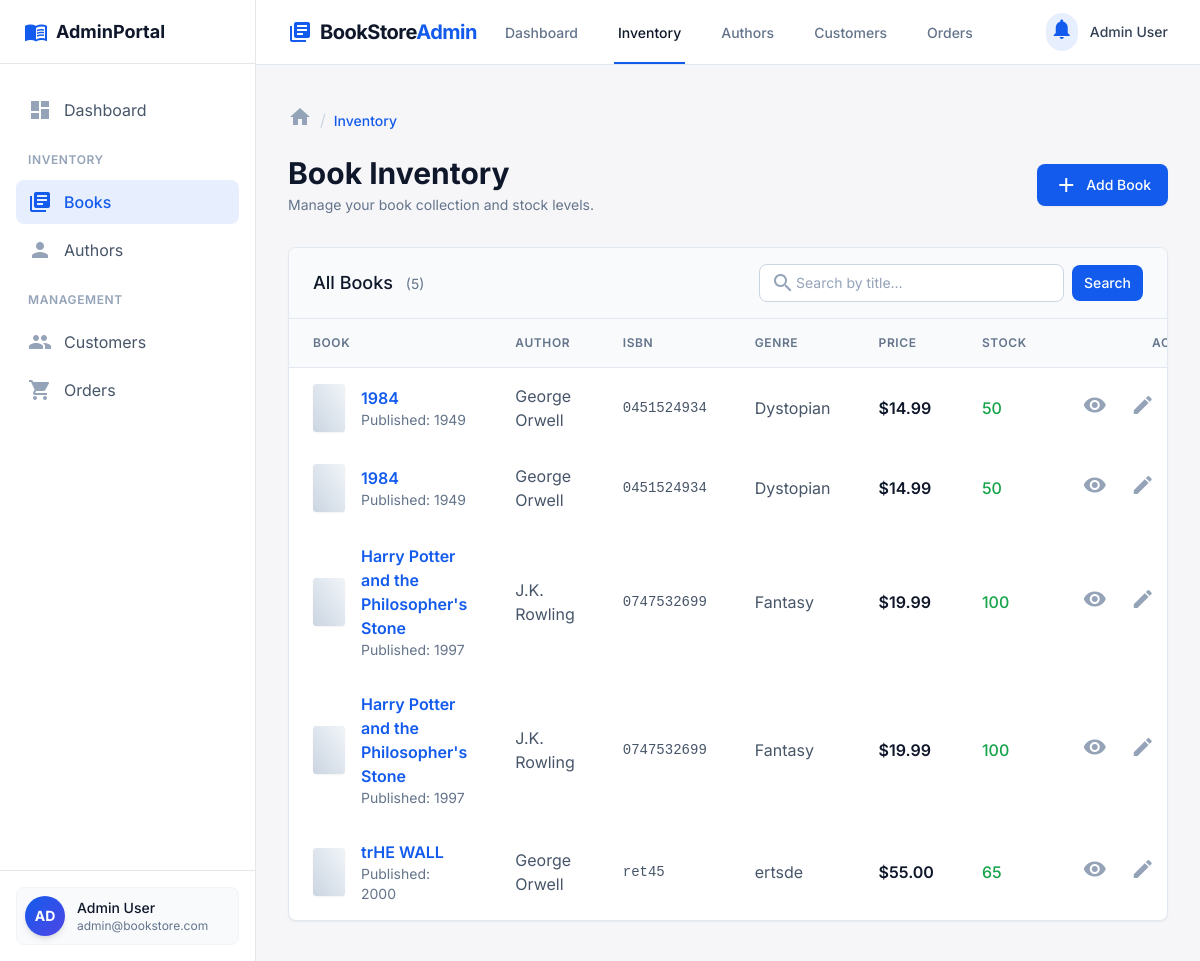
Before: /index.php?page=inventrory with the older database file.
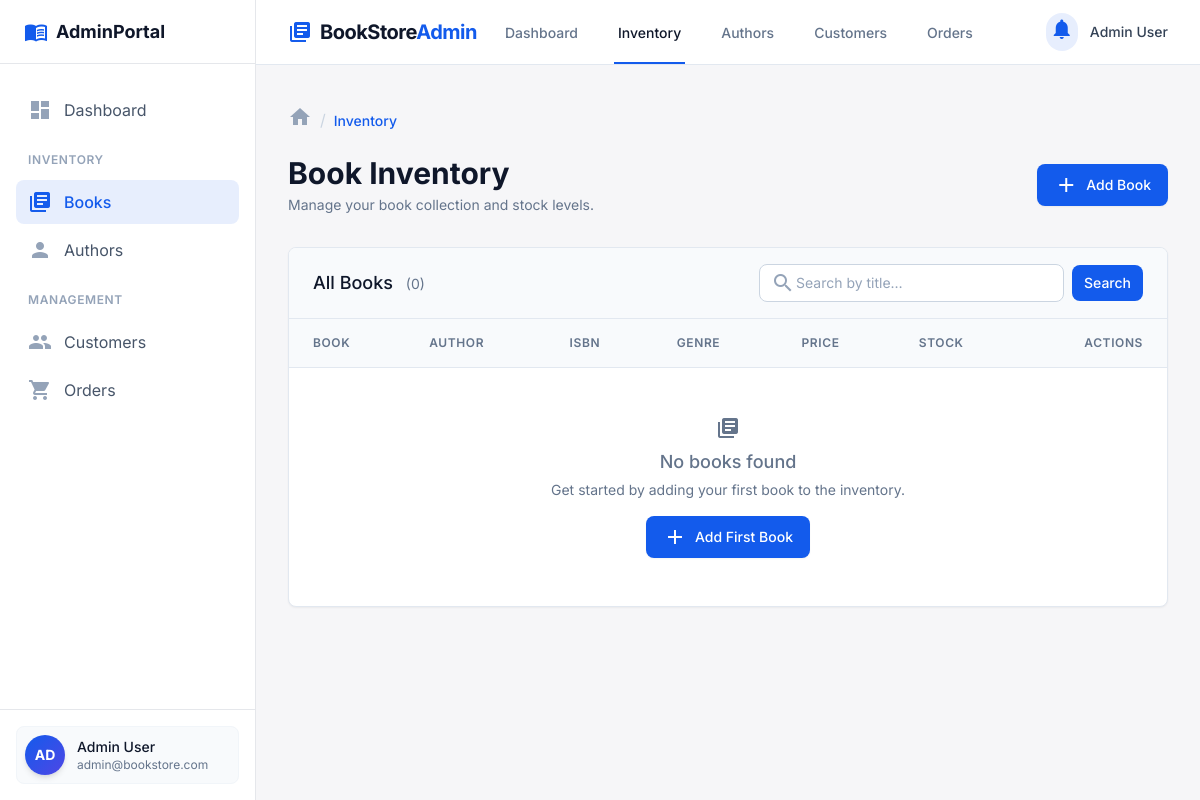
After: the same page with the newer database file.
### tables this page shows
CREATE TABLE BOOKS (
    BOOK_ID INTEGER PRIMARY KEY AUTOINCREMENT,
    TITLE TEXT NOT NULL,
    AUTHOR_ID INTEGER NOT NULL,
    ISBN TEXT, 
    GENRE TEXT,
    PUBLISHED_YEAR INTEGER,
    PRICE REAL NOT NULL,
    STOCK INTEGER,
    EDITION TEXT,
    COVER_URL TEXT,
    DESCRIPTION TEXT,
    FOREIGN KEY (AUTHOR_ID) REFERENCES AUTHORS(AUTHOR_ID)
);

CREATE TABLE AUTHORS (
    AUTHOR_ID INTEGER PRIMARY KEY AUTOINCREMENT,
    NAME TEXT NOT NULL,
    BIOGRAPHY TEXT
, ROYALTY REAL DEFAULT 0.0);

### controllers/BookController.php (called while the page is built, shortened)
<?php
require_once __DIR__ . '/../db.php';
function getAllBooks() {
    global $pdo;
    try {
        $stmt = $pdo->query('
            SELECT B.*, A.NAME AS AUTHOR_NAME
            FROM BOOKS B
            LEFT JOIN AUTHORS A ON B.AUTHOR_ID = A.AUTHOR_ID
            ORDER BY B.TITLE
        ');
        return $stmt->fetchAll(PDO::FETCH_ASSOC);
    } catch (Exception $e) {
        error_log("Error fetching books: " . $e->getMessage());
        return [];
    }
}
?>

### views/Inventrory.php (the view, shortened to what the rows shown need)
<?php
require_once __DIR__ . '/../controllers/BookController.php';
$search_query = trim($_GET['search'] ?? $_POST['search_query'] ?? '');
$books = !empty($search_query) ? searchBooks($search_query) : getAllBooks();
?>
<!DOCTYPE html>
<html lang="en">
<head>
    <script src="https://cdn.tailwindcss.com?plugins=forms,container-queries"></script>
    <script id="tailwind-config">
        tailwind.config = {
            darkMode: "class",
            theme: {
                extend: {
                    colors: {
                        "primary": "#135bec",
                        "primary-hover": "#0f4bc2",
                        "background-light": "#f6f6f8",
                        "background-dark": "#101622",
                    },
                    fontFamily: {
                        "display": ["Inter", "sans-serif"]
                    },
                    borderRadius: {"DEFAULT": "0.25rem", "lg": "0.5rem", "xl": "0.75rem", "full": "9999px"},
                },
            },
        }
    </script>
</head>
<body class="bg-background-light dark:bg-background-dark font-display text-slate-800 dark:text-slate-200 min-h-screen flex flex-col">
    <main class="flex-grow py-10">
        <div class="max-w-7xl mx-auto px-4 sm:px-6 lg:px-8">
            <div class="md:flex md:items-center md:justify-between mb-8">
                <div class="flex-1 min-w-0">
                    <h2 class="text-2xl font-bold leading-7 text-slate-900 dark:text-white sm:text-3xl sm:truncate">
                        Book Inventory
                    </h2>
                </div>
            </div>
            <div class="bg-white dark:bg-slate-900 shadow-sm rounded-lg border border-slate-200 dark:border-slate-800 overflow-hidden">
                <div class="overflow-x-auto">
                    <table class="w-full text-left border-collapse">
                        <thead>
                            <tr class="bg-slate-50 dark:bg-slate-800/50">
                                <th class="px-6 py-4 text-xs font-semibold uppercase tracking-wider text-slate-500 dark:text-slate-400 border-b border-slate-200 dark:border-slate-800">Book</th>
                                <th class="px-6 py-4 text-xs font-semibold uppercase tracking-wider text-slate-500 dark:text-slate-400 border-b border-slate-200 dark:border-slate-800">Author</th>
                                <th class="px-6 py-4 text-xs font-semibold uppercase tracking-wider text-slate-500 dark:text-slate-400 border-b border-slate-200 dark:border-slate-800">ISBN</th>
                                <th class="px-6 py-4 text-xs font-semibold uppercase tracking-wider text-slate-500 dark:text-slate-400 border-b border-slate-200 dark:border-slate-800">Genre</th>
                                <th class="px-6 py-4 text-xs font-semibold uppercase tracking-wider text-slate-500 dark:text-slate-400 border-b border-slate-200 dark:border-slate-800">Price</th>
                                <th class="px-6 py-4 text-xs font-semibold uppercase tracking-wider text-slate-500 dark:text-slate-400 border-b border-slate-200 dark:border-slate-800">Stock</th>
                                <th class="px-6 py-4 text-xs font-semibold uppercase tracking-wider text-slate-500 dark:text-slate-400 border-b border-slate-200 dark:border-slate-800 text-right">Actions</th>
                            </tr>
                        </thead>
                        <tbody>
                            <?php foreach ($books as $book): ?>
                                <tr class="hover:bg-primary/5 transition-colors group">
                                    <td class="px-6 py-4">
                                        <div class="flex items-center">
                                            <div class="h-12 w-8 flex-shrink-0 rounded bg-slate-200 dark:bg-slate-700 overflow-hidden shadow-sm mr-4 relative">
                                                <?php if (!empty($book['COVER_URL'])): ?>
                                                    <img src="<?= htmlspecialchars($book['COVER_URL']) ?>" alt="Book cover" class="w-full h-full object-cover">
                                                <?php else: ?>
                                                    <div class="absolute inset-0 bg-gradient-to-tr from-slate-300 to-slate-100 dark:from-slate-600 dark:to-slate-500"></div>
                                                <?php endif; ?>
                                            </div>
                                            <div>
                                                <a class="text-base font-semibold text-primary hover:underline hover:text-primary-hover block" href="index.php?page=bookdetails&id=<?= $book['BOOK_ID'] ?>"><?= htmlspecialchars($book['TITLE'] ?? 'No Title') ?></a>
                                                <div class="text-sm text-slate-500 dark:text-slate-400">Published: <?= htmlspecialchars($book['PUBLISHED_YEAR'] ?? 'Unknown') ?></div>
                                            </div>
                                        </div>
                                    </td>
                                    <td class="px-6 py-4 text-slate-600 dark:text-slate-400"><?= htmlspecialchars($book['AUTHOR_NAME'] ?? 'Unknown Author') ?></td>
                                    <td class="px-6 py-4 text-slate-600 dark:text-slate-400 font-mono text-sm"><?= htmlspecialchars($book['ISBN'] ?? 'N/A') ?></td>
                                    <td class="px-6 py-4 text-slate-600 dark:text-slate-400"><?= htmlspecialchars($book['GENRE'] ?? 'N/A') ?></td>
                                    <td class="px-6 py-4 font-semibold text-slate-900 dark:text-white">$<?= number_format($book['PRICE'] ?? 0, 2) ?></td>
                                    <td class="px-6 py-4">
                                        <?php
                                        $stock = $book['STOCK'] ?? 0;
                                        $stockColor = $stock > 10 ? 'text-green-600 dark:text-green-400' : ($stock > 0 ? 'text-yellow-600 dark:text-yellow-400' : 'text-red-600 dark:text-red-400');
                                        ?>
                                        <span class="font-medium <?= $stockColor ?>"><?= $stock ?></span>
                                    </td>
                                    <td class="px-6 py-4 text-right">
                                        <div class="flex items-center justify-end gap-2">
                                            <a href="index.php?page=bookdetails&id=<?= $book['BOOK_ID'] ?>" class="p-2 text-slate-400 hover:text-primary transition-colors rounded-lg hover:bg-primary/5" title="View Details">
                                                <span class="material-icons text-sm">visibility</span>
                                            </a>
                                            <a href="index.php?page=editbook&id=<?= $book['BOOK_ID'] ?>" class="p-2 text-slate-400 hover:text-primary transition-colors rounded-lg hover:bg-primary/5" title="Edit Book">
                                                <span class="material-icons text-sm">edit</span>
                                            </a>
                                        </div>
                                    </td>
                                </tr>
                            <?php endforeach; ?>
                        </tbody>
                    </table>
                </div>
            </div>
        </div>
    </main>
</body>
</html>

Changed rows visible on the page:
removed books: TITLE "1984", PUBLISHED_YEAR "1949", AUTHOR_ID.NAME "George Orwell", ISBN "0451524934", GENRE "Dystopian", PRICE "14.99", STOCK "50"
removed books: TITLE "1984", PUBLISHED_YEAR "1949", AUTHOR_ID.NAME "George Orwell", ISBN "0451524934", GENRE "Dystopian", PRICE "14.99", STOCK "50"
removed books: TITLE "Harry Potter and the Philosopher's Stone", PUBLISHED_YEAR "1997", AUTHOR_ID.NAME "J.K. Rowling", ISBN "0747532699", GENRE "Fantasy", PRICE "19.99", STOCK "100"
removed books: TITLE "Harry Potter and the Philosopher's Stone", PUBLISHED_YEAR "1997", AUTHOR_ID.NAME "J.K. Rowling", ISBN "0747532699", GENRE "Fantasy", PRICE "19.99", STOCK "100"
removed books: TITLE "trHE WALL", PUBLISHED_YEAR "2000", AUTHOR_ID.NAME "George Orwell", ISBN "ret45", GENRE "ertsde", PRICE "55.00", STOCK "65"
Other visible differences:
count($books): "5" → "0"
text now shown: "No books found Get started by adding your first book to the inventory. Add First Book"
